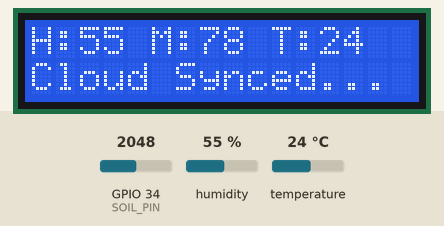
Simulated run of this sketch. Board: ESP32. Shown: 16×2 character LCD. Inputs (shaded band) come from the test bench; at power-on: humidity 55 %, GPIO 34 (SOIL_PIN) = 2048, temperature 24 °C. WiFi joins after 1.5 s; servers stay silent unless stated; uploads are accepted with an empty reply.

Above: at 2.7 s.
2.8 s: humidity set to 22 %
At 3.9 s:
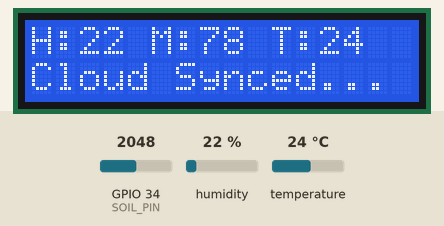
5.6 s: GPIO 34 (SOIL_PIN) set to 2866
At 6.1 s:
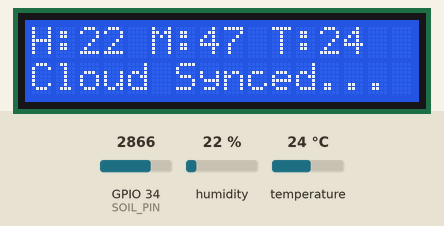
8.4 s: temperature set to 12 °C
At 10.2 s:
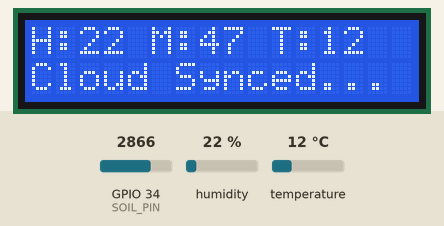
11.3 s: GPIO 34 (SOIL_PIN) set to 3603
At 12.4 s:
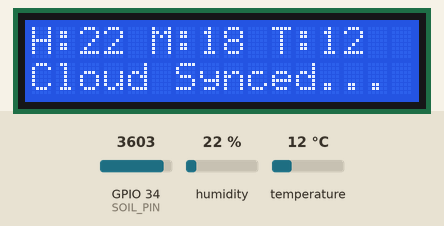
14.1 s: humidity set to 40 %
At 16.5 s:
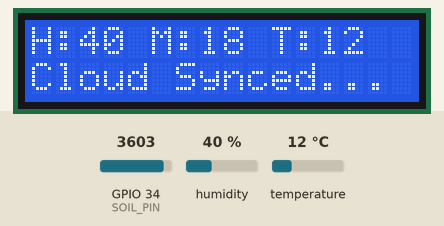
17.5 s: GPIO 34 (SOIL_PIN) set to 4095
At 18.7 s:
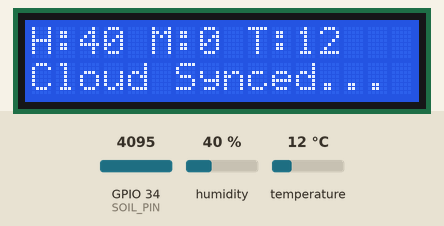
Timing chart, 0 to 20.5 s (numbered marks = the images above; inputs shaded):
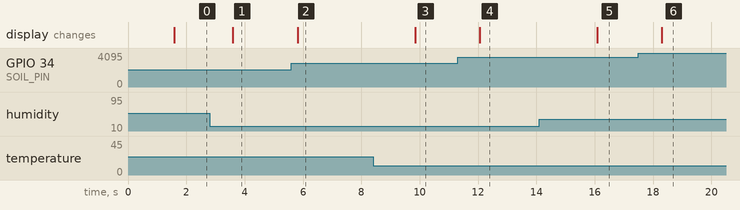

Measured:
- after the input at 2.8 s, the display: changes after 0.80 s (image 1)
- after the input at 5.6 s, the display: changes after 0.21 s (image 2)
- after the input at 8.4 s, the display: changes after 1.4 s (image 3)
- after the input at 11.3 s, the display: changes after 0.76 s (image 4)
- after the input at 14.1 s, the display: changes after 2.0 s (image 5)
- after the input at 17.5 s, the display: changes after 0.80 s (image 6)

The sketch:

Plant_Monitor.ino
```cpp
#include <WiFi.h>
#include <HTTPClient.h>
#include <WiFiClientSecure.h>
#include <LiquidCrystal.h>
#include "DHTesp.h"

// --- YOUR PHONE HOTSPOT OR HOME WIFI ---
const char* ssid = "MADAN_PC";
const char* password = "madan123";

// --- YOUR HUGGING FACE URL ---
// Paste your URL and MAKE SURE to keep /update_sensors at the end!
// Example: "https://prince12313-plant-dashboard.hf.space/update_sensors"
String serverBase = "https://prince12313-plant-dashboard.hf.space/update_sensors";
// ---------------------------------------

DHTesp dht;
#define DHTPIN 4
#define SOIL_PIN 34

LiquidCrystal lcd(19, 23, 18, 17, 16, 15);

unsigned long lastTime = 0;
unsigned long timerDelay = 5000; // Send to cloud every 5 seconds

void setup() {
  Serial.begin(115200);
  dht.setup(DHTPIN, DHTesp::DHT11);
  lcd.begin(16, 2);

  lcd.setCursor(0, 0);
  lcd.print("WiFi Connecting.");
  WiFi.begin(ssid, password);

  while(WiFi.status() != WL_CONNECTED) {
    delay(500);
  }
  lcd.clear();
}

void loop() {
  float h = dht.getHumidity();
  float t = dht.getTemperature();
  int soilRaw = analogRead(SOIL_PIN);
  int soilMoisture = map(soilRaw, 4095, 1500, 0, 100);
  if (soilMoisture > 100) soilMoisture = 100;
  if (soilMoisture < 0) soilMoisture = 0;

  if ((millis() - lastTime) > timerDelay) {
    if(WiFi.status() == WL_CONNECTED){

      // Bypass SSL verification for the Hugging Face server
      WiFiClientSecure *client = new WiFiClientSecure;
      client->setInsecure();

      HTTPClient http;
      String url = serverBase + "?t=" + String((int)t) + "&h=" + String((int)h) + "&m=" + String(soilMoisture);

      http.begin(*client, url);
      int httpResponseCode = http.GET();
      http.end();
      delete client;
    }
    lastTime = millis();
  }

  // Display on hardware LCD
  lcd.setCursor(0, 0);
  lcd.print("H:"); lcd.print((int)h); lcd.print(" ");
  lcd.print("M:"); lcd.print(soilMoisture); lcd.print(" ");
  lcd.print("T:"); lcd.print((int)t); lcd.print("  ");

  lcd.setCursor(0, 1);
  lcd.print("Cloud Synced... ");

  delay(2000);
}
```
